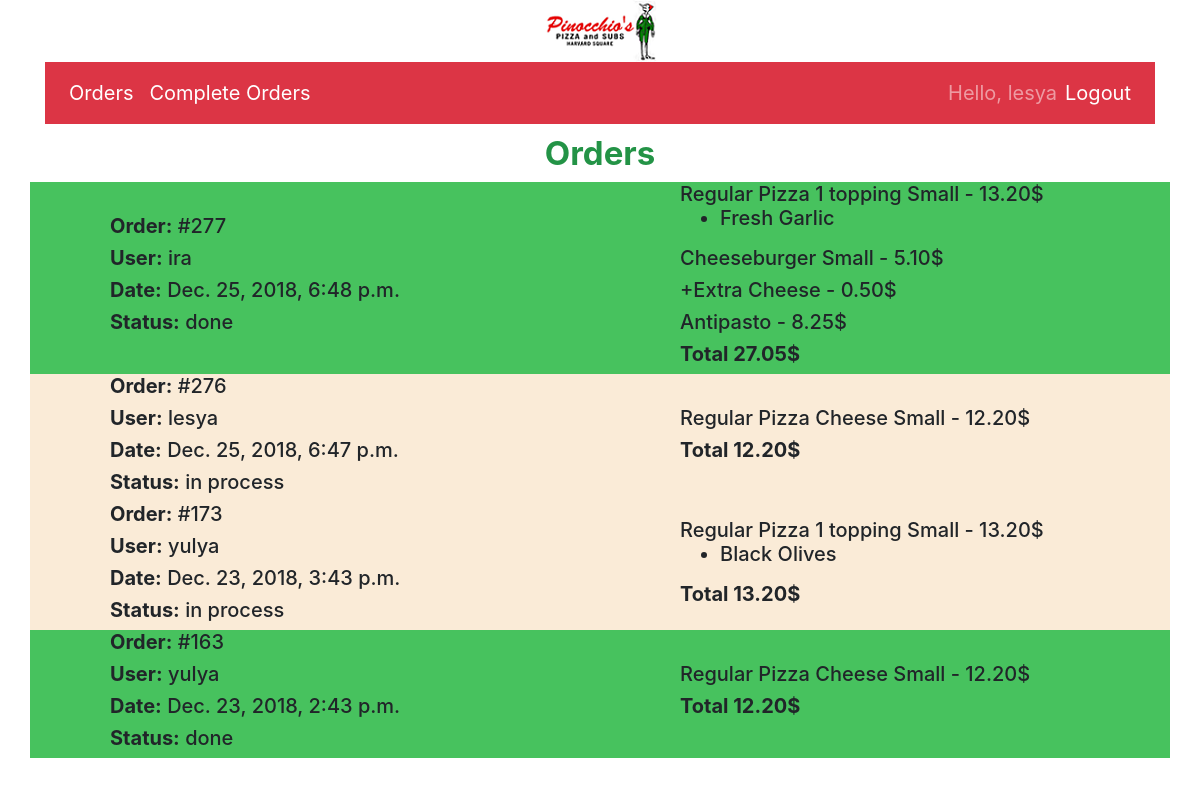
/orders (signed in), run on the app's committed database.
### orders/models.py (models this page shows, shortened)
class OrderNumber(models.Model):
    username = models.CharField(max_length=64, default='')
    email = models.CharField(max_length=64, default='')
    date = models.DateTimeField(auto_now_add=True)
    in_cart = models.BooleanField(default=True)
    in_process = models.BooleanField(default=True)
    done = models.BooleanField(default=False)
    total = models.DecimalField(max_digits=6, decimal_places=2, default=0)

class Order(models.Model):
    username = models.CharField(max_length=64, default='')
    food = models.ForeignKey(Food, related_name='order_food', on_delete=models.CASCADE)
    price = models.DecimalField(max_digits=6, decimal_places=2, default=0)
    order_num = models.ForeignKey(OrderNumber, on_delete=models.CASCADE, related_name="order_items")
    toppings = models.ManyToManyField(Topping, blank=True, related_name='pizza')
    extra = models.BooleanField(default=False)
    extra_sub = models.ManyToManyField(ExtraSub, blank=True, related_name='subs')
    def __str__(self):
        return f"{self.food}"

class Food(models.Model):
    name = models.CharField(max_length=64, verbose_name="Food")
    category = models.ForeignKey(Category, on_delete=models.CASCADE, related_name='food_category')
    size = models.ForeignKey(Size, on_delete=models.CASCADE, related_name='food_size', blank=True, null=True)
    type = models.ForeignKey(PizzaType, on_delete=models.CASCADE, related_name='pizza_type', blank=True, null=True)
    select_toppings = models.ForeignKey(ToppingNumber, on_delete=models.CASCADE, related_name='pizza_topping_number',
                                        blank=True, null=True)
    price = models.ForeignKey(Price, on_delete=models.CASCADE, related_name='food_price')
    extra = models.BooleanField(default=False)
    def __str__(self):
        if self.size:
            return f"{self.name} {self.size} - {self.price}$"
        return f"{self.name} - {self.price}$"

class Size(models.Model):
    size = models.CharField(max_length=64)
    def __str__(self):
        return f"{self.size}"

class Price(models.Model):
    price = models.DecimalField(max_digits=6, decimal_places=2)
    def __str__(self):
        return f"{self.price}"

class Topping(models.Model):
    name = models.CharField(max_length=64, default='')
    def __str__(self):
        return f"{self.name}"

### orders/views.py (the view)
# urls.py: path("orders", views.orders, name="orders"),
def orders(request):
    username = request.user.username
    email = request.user.email
    if not username:
        return redirect('login')
    orders_user = OrderNumber.objects.filter(in_cart=False, in_process=True, done=False, username=username)|\
             OrderNumber.objects.filter(in_cart=False, in_process=False, done=True, username=username)|\
             OrderNumber.objects.filter(in_cart=False, in_process=True, done=True, username=username).order_by("-date")
    orders = OrderNumber.objects.filter(in_cart=False, in_process=True, done=False)|\
             OrderNumber.objects.filter(in_cart=False, in_process=False, done=True)|\
             OrderNumber.objects.filter(in_cart=False, in_process=True, done=True, username=username).order_by("-date")
    order = cart1(username, email)
    context = {
        'orders': orders,
        'orders_user': orders_user,
        'total': total(order),
        'cart_count': cart_count(username),
        'username': username,
    }
    return render(request, 'orders/order.html', context)

### orders/views.py (called while the page is built)
def cart1(username, email):
    try:
        cart1 = OrderNumber.objects.get(username=username, in_cart=True)
    except OrderNumber.DoesNotExist:
        total_0 = OrderNumber.objects.filter(total=0)
        if total_0:
            total_0.delete()
        cart1 = OrderNumber(username=username, email=email)
        cart1.save()
    return cart1

def total(order):
    if not isinstance(order, OrderNumber):
        raise Http404("{} is not an instance of OrderNumber.".format(order))
    else:
        items = order.order_items.all()
        order.total = 0
        for item in items:
            order.total += item.price
        order.save()

def cart_count(username):
    try:
        cart1 = OrderNumber.objects.get(username=username, in_cart=True)
    except OrderNumber.MultipleObjectsReturned:
        raise Http404("More than one cart found.")
    except OrderNumber.DoesNotExist:
        return 0
    else:
        return cart1.order_items.exclude(extra=True).count()

### orders/templates/orders/order.html (shortened to what this page needs)
{% extends 'orders/base.html' %}
{% load static %}
{% block content %}
{% if user.is_authenticated %}
    {%  if user.is_staff %}
        {% if not orders %}
            <h1>No orders in process</h1>
        {% else %}
            <h1 style="text-align: center">Orders</h1>
            {% for order in orders %}
                {% if order.done %}
                    <div class="row" style="background-color: #47c25e;">
                {% else %}
                    <div class="row" style="background-color: antiquewhite;">
                {% endif %}
                    <div id="detail" class="col-sm-12 col-md-6 col-lg-6">
                        <h5><strong>Order:</strong> #{{ order.id }}</h5>
                        <h5><strong>User:</strong> {{ order.username }}</h5>
                        <h5><strong>Date:</strong> {{ order.date }}</h5>
                        <h5><strong>Status:</strong>{% if order.done %} done{% else %} in process</h5>{% endif %}
                    </div>
            <div id="detail" class="col-sm-12 col-md-6 col-lg-6">
                {% for item in order.order_items.all %}
                    <h5>{{ item }}
                        {% if item.toppings.all|length > 0 %}
                            <ul style="font-size: 20px;">
                                {% for topping in item.toppings.all %}
                                    <li>{{ topping }}</li>
                                {% endfor %}
                            </ul>
                        {% endif %}</h5>
                {% endfor %}
                <h5><strong>Total {{ order.total }}$</strong></h5>
            </div>
            </div>
            {% endfor %}
        {% endif %}
    {% endif %}
{% endif %}
{% endblock %}

### orders/templates/orders/base.html (shortened to what this page needs)
<!DOCTYPE html>
{% load static %}
<html lang="en">
<head>
    <link rel="stylesheet" href="https://maxcdn.bootstrapcdn.com/bootstrap/4.1.3/css/bootstrap.min.css">
    <link rel="stylesheet" type="text/css" href="{% static "orders/css/style.css" %}">
    <link rel="stylesheet" type="text/css" href="{% static "orders/js/index.js" %}">
</head>
<body>
<header>
<div style="text-align: center">
<img id = "logo" src="{% static 'orders/img/Pinocchios.png' %}" style="width: auto; height: auto;">
</div>
   <div id="app" class="container">
    <nav class="navbar navbar-expand-lg navbar-dark bg-danger">
        <div id="navbarNavDropdown" class="navbar-collapse collapse">
            <ul class="navbar-nav mr-auto">
                {% if user.is_authenticated %}
                    <li class="nav-item">
                        <a class="nav-link" href="{% url "orders" %}">Orders</a>
                    </li>
                {% endif %}
                {%  if user.is_staff %}
                    <li class="nav-item">
                        <a class="nav-link" href="{% url "order_done" %}">Complete Orders</a>
                    </li>
                {% endif %}
            </ul>
            <ul class="navbar-nav">
                {% if user.is_authenticated %}
                    <span class="navbar-text">Hello, {{ user }}</span>
                    <li class="nav-item">
                        <a class="nav-link" href="{% url 'logout' %}">Logout</a>
                    </li>
                {% endif %}
            </ul>
        </div>
    </nav>
</div>
    </header>
<div class="container">
    {% block content %}
    {% endblock %}
</div>
</body>
</html>

### orders/static/orders/css/style.css (style rules this page uses)
.container { margin-bottom: 10px; }
.navbar-dark .navbar-nav .nav-link { color: rgba(255,255,255,1)!important; }
a { color: #239346 !important; }
h1 { color: #239346; font-weight: bold; }
ul { font-size: 20px; }
img { width: 100%; }
#detail, #picture { margin-top: auto!important; margin-bottom: auto!important; }
@media only screen and (min-device-width : 767px) and (max-device-width : 1024px) { h1, #big { font-size: 33px; } }
@media only screen and (min-device-width : 767px) and (max-device-width : 1024px) { #detail { text-align: left; padding-left: 30px; } }
@media screen and (min-width: 1024px) { #detail { padding-left: 80px; } }

### data on the page
OrderNumber: id "277", username "ira", date "Dec. 25, 2018, 6:48 p.m.", done "done", total "27.05"
Order: food.price "Regular Pizza 1 topping Small - 13.20$"
Topping: name "Fresh Garlic"
Order: food.price "Cheeseburger Small - 5.10$"
Order: food.price "+Extra Cheese - 0.50$"
Order: food.price "Antipasto - 8.25$"
OrderNumber: id "276", username "lesya", date "Dec. 25, 2018, 6:47 p.m.", done "in process", total "12.20"
Order: food.price "Regular Pizza Cheese Small - 12.20$"
OrderNumber: id "173", username "yulya", date "Dec. 23, 2018, 3:43 p.m.", done "in process", total "13.20"
Order: food.price "Regular Pizza 1 topping Small - 13.20$"
Topping: name "Black Olives"
OrderNumber: id "163", username "yulya", date "Dec. 23, 2018, 2:43 p.m.", done "done", total "12.20"
Order: food.price "Regular Pizza Cheese Small - 12.20$"

### other printed values
{{ user }} "lesya"
